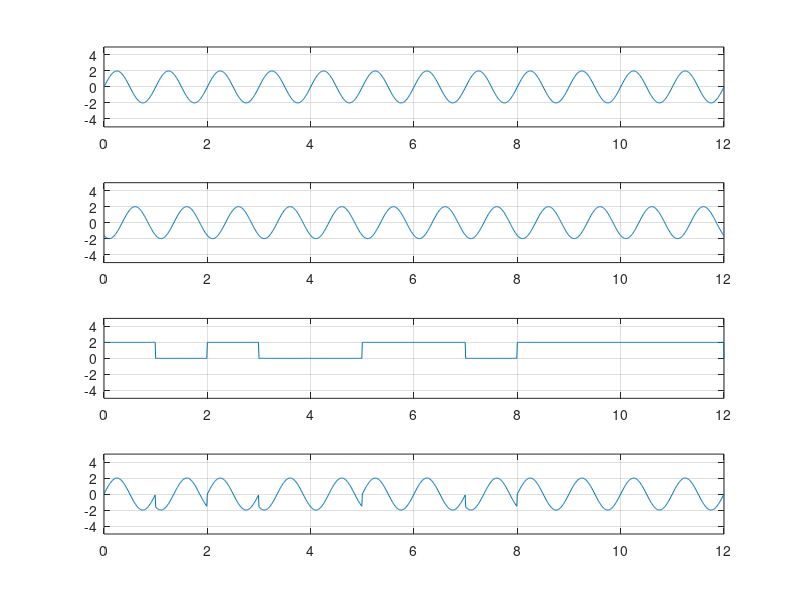

Write MATLAB code to recreate this figure.
%Digital signal....
%PSK 1 = has one phase else another;

clear all;
clc;
bit = [1, 0, 1, 0, 0, 1, 1, 0, 1, 1, 1, 1];

v = 2;

am = 2;
fm = 1;
fs = 100;
bit_duration = 1; % bitrate = 1/bitduration
T = length(bit) * bit_duration; % len/bitrate.
t = 0:1/fs:T;

x_analog = am*sin(2*pi*fm*t);
subplot(4, 1, 1);
plot(t,x_analog);
xlim([0, T]);
ylim([-5, 5]);
grid on;

x_analog_2 = am*sin(2*pi*fm*t+180);
subplot(4, 1, 2);
plot(t,x_analog_2);
xlim([0, T]);
ylim([-5, 5]);
grid on;

x_digital = zeros(1, length(t));

%encoding
for i = 1:length(bit)
    from = (i-1)*fs*bit_duration+1;
    to = i*fs*bit_duration;
    
    if bit(i) == 1
        x_digital(from : to) = v;        
    else
        x_digital(from : to) = 0;
    end
end

subplot(4,1, 3);
plot(t, x_digital);
xlim([0, T]);
ylim([-5, 5]);
grid on;

%PSK
psk = zeros(1, length(t));

for i = 1:length(bit)
    from = (i-1)*fs*bit_duration+1;
    to = i*fs*bit_duration;
    
    if bit(i) == 1
        psk(from:to) = x_analog(from:to);
    else
        psk(from:to) = x_analog_2(from:to);
    end
end

subplot(4,1, 4);
plot(t, psk);
xlim([0, T]);
ylim([-5, 5]);
grid on;

%Demodulation

%Demodulation
counter = 0;
for i = 1 : length(t)
  if t(i) > counter
    counter = counter + 1;
    if psk((counter-1)*fs+1:counter*fs) == x_analog((counter-1)*fs+1:counter*fs)
      result(counter) = 1;
    else
      result(counter) = 0;
    endif
  endif
endfor

disp("Fsk Demodulation");
disp(result);